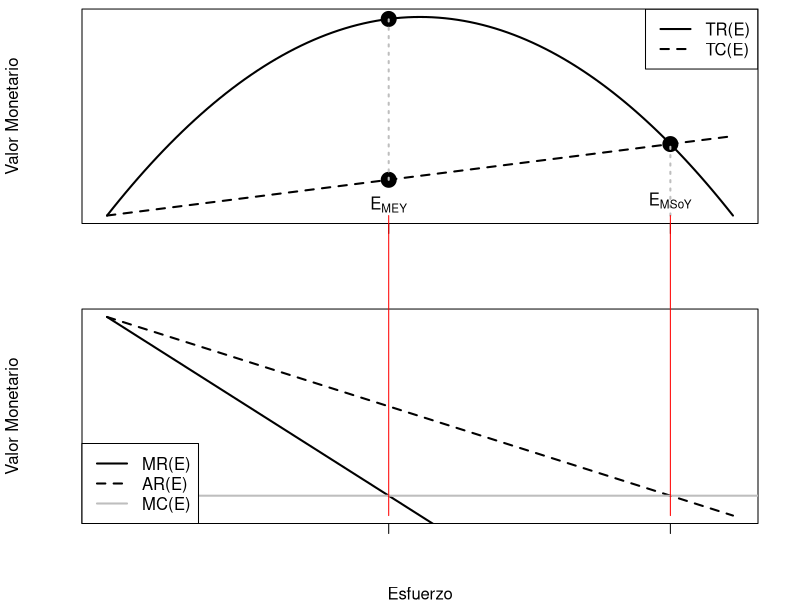

Write the R code that produced this figure.
## ---- chunk 1
knitr::opts_chunk$set(echo = FALSE)
## ---- chunk 2
op <- par()

r <- 0.4
K <- 100
q <- 0.002
p <-  1000
a <- 20

E_at_MSoY <- ((K * p * q - a) * r) / (K * p * q ^ 2)

TR_E_at_MSoY <- (a * (K * p * q - a) * r) / (K * p * q ^ 2)

E_at_MEY <- (r / (2 * q)) * ((K * p * q - a) / (K * p * q))

TR_E_at_MEY <- ((K ^ 2 * p ^ 2 * q ^ 2 - a ^ 2) * r) / (4 * K * p * q ^
2)

TC_E_at_MEY <- ((K * a * p * q - a ^ 2) * r) / (2 * K * p * q ^ 2)


layout(matrix(c(1, 2), ncol = 1))
par(mar = par("mar") * c(0.75, 1, 0.11, 1))

curve(
p * (q * x * K - (K * (q * x) ^ 2) / r),
from = 0,
to = 200,
las = 1,
lwd = 2,
xlab = "",
ylab = "Valor Monetario",
axes = FALSE
)

axis(
side = 1,
at = c(E_at_MSoY, E_at_MEY),
labels = c("", "")
)

curve(
a * x,
add = TRUE,
las = 1,
lwd = 2,
lty = 2,
xlab = "Esfuerzo",
ylab = "Valor Monetario"
)

points(E_at_MSoY,
TR_E_at_MSoY,
cex = 2,
pch = 21,
bg = 1)

segments(
c(E_at_MSoY),
c(0),
c(E_at_MSoY),
c(TR_E_at_MSoY),
lty = 3,
col  = "gray",
lwd = 2
)

xMEY.tmp <- grconvertX(E_at_MEY, to = 'ndc')
xMSoY.tmp <- grconvertX(E_at_MSoY, to = 'ndc')
y.tmp <- grconvertY(0, to = 'ndc')

text(
x = E_at_MSoY,
0,
labels = expression(E[MSoY]),
pos = 3,
offset = 0.35
)


points(E_at_MEY,
TR_E_at_MEY,
cex = 2,
pch = 21,
bg = 1)

points(E_at_MEY,
TC_E_at_MEY,
cex = 2,
pch = 21,
bg = 1)

segments(
c(E_at_MEY),
c(TC_E_at_MEY),
c(E_at_MEY),
c(TR_E_at_MEY),
lty = 3,
col  = "gray",
lwd = 2
)

text(
x = E_at_MEY,
0,
labels = expression(E[MEY]),
pos = 3,
offset = 0.15
)

legend(
"topright",
legend = c("TR(E)", "TC(E)"),
lty = c(1, 2),
lwd = 2
)

box()

curve(
p * (K * q - (2 * x * K * q ^ 2) / r),
#MR(E)
from = 0,
to = 200,
ylim = c(0, 200),
las = 1,
lwd = 2,
xlab = "Esfuerzo",
ylab = "Valor Monetario",
axes = FALSE
)
axis(
side = 1,
at = c(E_at_MSoY, E_at_MEY),
labels = c("", "")
)
box()

curve((K * p * q * r - x * K * p * q ^ 2) / r,
# AR(E)
las = 1,
lwd = 2,
lty = 2,
add = TRUE
)

abline(h = a, col = "gray", lwd = 2)

par(xpd = NA)
segments(
c(E_at_MEY, E_at_MSoY),
c(0, 0),
c(
grconvertX(xMEY.tmp,  from = 'ndc'),
grconvertX(xMSoY.tmp,  from = 'ndc')
) ,
c(grconvertY(y.tmp, from = 'ndc'), grconvertY(y.tmp, from = 'ndc')),
col = 'red'
)

legend(
"bottomleft",
legend = c("MR(E)", "AR(E)", "MC(E)"),
lty = c(1, 2, 1),
lwd = 2,
col = c(1, 1, "gray"),
bg = "white"
)

suppressWarnings(par(op))
